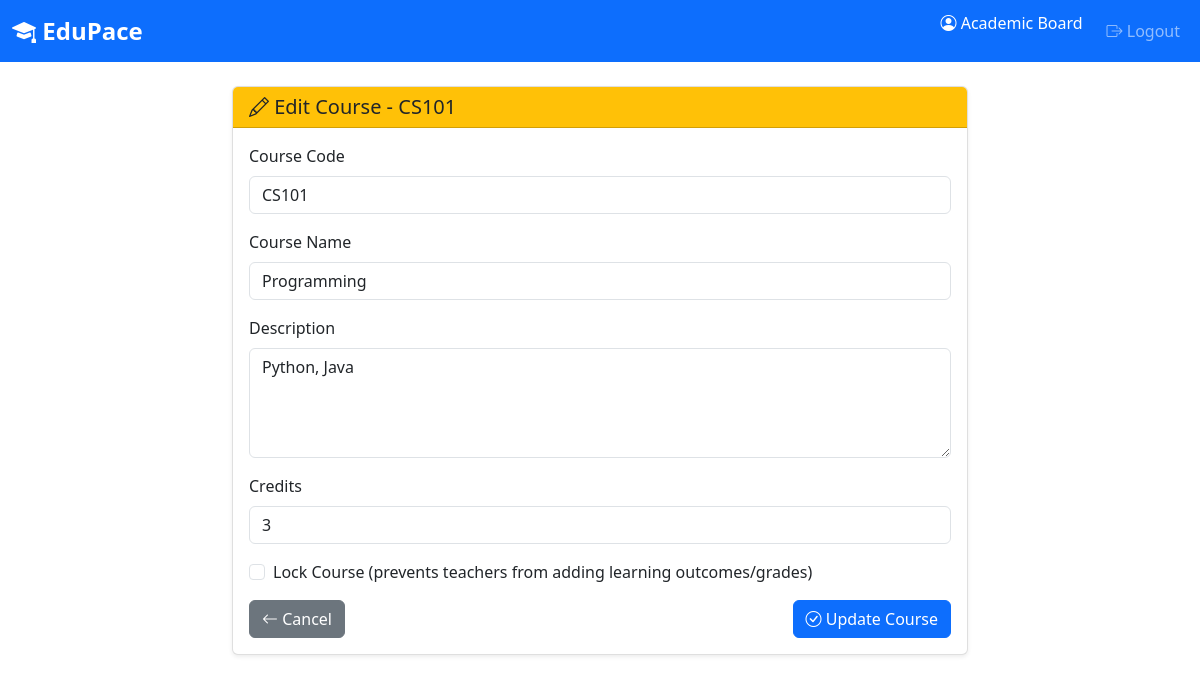
/academic-board/course/2/edit/ (signed in), run on the app's committed database.
### edupace_app/models.py (models this page shows, shortened)
class Course(models.Model):
    code = models.CharField(max_length=20, unique=True, help_text="Course code (e.g., CS101)")
    name = models.CharField(max_length=200)
    description = models.TextField(blank=True)
    credits = models.IntegerField(validators=[MinValueValidator(1), MaxValueValidator(10)])
    created_at = models.DateTimeField(auto_now_add=True)
    updated_at = models.DateTimeField(auto_now=True)
    is_locked = models.BooleanField(
        default=False,
        help_text="If True, teachers cannot add learning outcomes or grades"
    )
    class Meta:
        ordering = ['code']
        verbose_name = "Course"
        verbose_name_plural = "Courses"

### edupace_app/views.py (the view)
# urls.py: path('academic-board/course/<int:course_id>/edit/', views.edit_course, name='edit_course'),
@login_required
@role_required('academic_board')
def edit_course(request, course_id):
    course = get_object_or_404(Course, id=course_id)
    if not check_course_edit_permission(request.user, course):
        messages.error(request, 'This course is locked and cannot be edited.')
        return redirect('edupace_app:academic_board_course_detail', course_id=course_id)
    if request.method == 'POST':
        form = CourseForm(request.POST, instance=course)
        if form.is_valid():
            form.save()
            messages.success(request, 'Course updated successfully.')
            return redirect('edupace_app:academic_board_course_detail', course_id=course_id)
    else:
        form = CourseForm(instance=course)
    context = {
        'form': form,
        'course': course,
    }
    return render(request, 'edupace_app/academic_board/edit_course.html', context)

### edupace_app/forms.py
class CourseForm(forms.ModelForm):
    class Meta:
        model = Course
        fields = ['code', 'name', 'description', 'credits', 'is_locked']
        widgets = {
            'code': forms.TextInput(attrs={'class': 'form-control'}),
            'name': forms.TextInput(attrs={'class': 'form-control'}),
            'description': forms.Textarea(attrs={'class': 'form-control', 'rows': 4}),
            'credits': forms.NumberInput(attrs={'class': 'form-control', 'min': 1, 'max': 10}),
            'is_locked': forms.CheckboxInput(attrs={'class': 'form-check-input'}),
        }

### edupace_app/utils.py (called while the page is built)
def get_user_role(user):
    if not user.is_authenticated:
        return None
    if hasattr(user, 'teacher_profile'):
        return 'teacher'
    elif hasattr(user, 'student_profile'):
        return 'student'
    elif hasattr(user, 'academic_board_profile'):
        return 'academic_board'
    return None

def role_required(*allowed_roles):
    def decorator(view_func):
        @wraps(view_func)
        def _wrapped_view(request, *args, **kwargs):
            if not request.user.is_authenticated:
                messages.error(request, 'Please log in to access this page.')
                return redirect('edupace_app:login')
            user_role = get_user_role(request.user)
            if user_role not in allowed_roles:
                messages.error(request, 'You do not have permission to access this page.')
                return redirect('edupace_app:dashboard_redirect')
            return view_func(request, *args, **kwargs)
        return _wrapped_view
    return decorator

def check_course_edit_permission(user, course):
    if get_user_role(user) != 'academic_board':
        return False
    return not course.is_locked

### edupace_app/templates/edupace_app/academic_board/edit_course.html (shortened to what this page needs)
{% extends 'edupace_app/base.html' %}
{% block content %}
<div class="container mt-4">
    <div class="row justify-content-center">
        <div class="col-md-8">
            <div class="card">
                <div class="card-header bg-warning text-dark">
                    <h5 class="mb-0">
                        <i class="bi bi-pencil"></i> Edit Course - {{ course.code }}
                    </h5>
                </div>
                <div class="card-body">
                    <form method="post">
                        <div class="mb-3">
                            <label for="{{ form.code.id_for_label }}" class="form-label">Course Code</label>
                            {{ form.code }}
                        </div>
                        <div class="mb-3">
                            <label for="{{ form.name.id_for_label }}" class="form-label">Course Name</label>
                            {{ form.name }}
                        </div>
                        <div class="mb-3">
                            <label for="{{ form.description.id_for_label }}" class="form-label">Description</label>
                            {{ form.description }}
                        </div>
                        <div class="mb-3">
                            <label for="{{ form.credits.id_for_label }}" class="form-label">Credits</label>
                            {{ form.credits }}
                        </div>
                        <div class="mb-3 form-check">
                            {{ form.is_locked }}
                            <label class="form-check-label" for="{{ form.is_locked.id_for_label }}">
                                Lock Course (prevents teachers from adding learning outcomes/grades)
                            </label>
                        </div>
                        <div class="d-flex justify-content-between">
                            <a href="{% url 'edupace_app:academic_board_course_detail' course.id %}" class="btn btn-secondary">
                                <i class="bi bi-arrow-left"></i> Cancel
                            </a>
                            <button type="submit" class="btn btn-primary">
                                <i class="bi bi-check-circle"></i> Update Course
                            </button>
                        </div>
                    </form>
                </div>
            </div>
        </div>
    </div>
</div>
{% endblock %}

### edupace_app/templates/edupace_app/base.html (shortened to what this page needs)
<!DOCTYPE html>
<html lang="en">
<head>
    <link href="https://cdn.jsdelivr.net/npm/bootstrap@5.3.0/dist/css/bootstrap.min.css" rel="stylesheet">
    <link href="https://cdn.jsdelivr.net/npm/bootstrap-icons@1.11.0/font/bootstrap-icons.css" rel="stylesheet">
</head>
<body>
    <nav class="navbar navbar-expand-lg navbar-dark bg-primary">
        <div class="container-fluid">
            <a class="navbar-brand" href="{% url 'edupace_app:dashboard_redirect' %}">
                <i class="bi bi-mortarboard-fill"></i> EduPace
            </a>
            {% if user.is_authenticated %}
            <div class="collapse navbar-collapse" id="navbarNav">
                <ul class="navbar-nav ms-auto">
                    <li class="nav-item">
                        <span class="navbar-text text-white me-3">
                            <i class="bi bi-person-circle"></i> {{ user.get_full_name|default:user.username }}
                        </span>
                    </li>
                    <li class="nav-item">
                        <a class="nav-link" href="{% url 'edupace_app:logout' %}">
                            <i class="bi bi-box-arrow-right"></i> Logout
                        </a>
                    </li>
                </ul>
            </div>
            {% endif %}
        </div>
    </nav>
    {% block content %}{% endblock %}
</body>
</html>

### edupace_app/templates/edupace_app/base.html (style rules this page uses)
.navbar-brand { font-weight: bold; font-size: 1.5rem; }
.card { box-shadow: 0 0.125rem 0.25rem rgba(0, 0, 0, 0.075); border: 1px solid rgba(0, 0, 0, 0.125); }

### data on the page
Course: code "CS101", name "Programming", description "Python, Java", credits "3"

### other printed values
{{ user.get_full_name|default:user.username }} "Academic Board"
